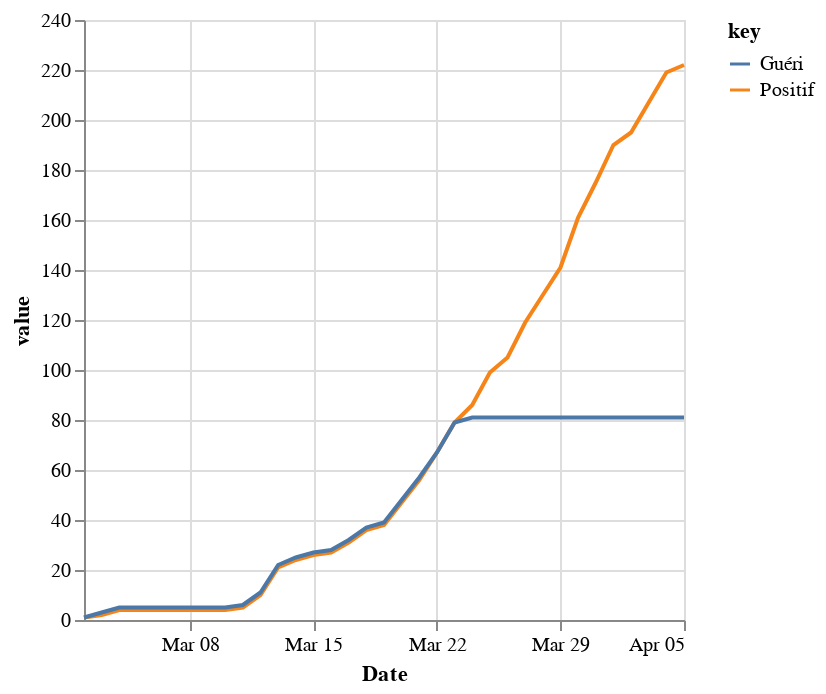

Write notebook code for a chart like this one.
### Markdown cell above
**Q6**: Combine both lines on the same Altair plot (you might need to use the transform_fold option

### Code cell
alt.Chart(df_cumulative_sums)\
    .mark_line()\
    .transform_fold(['Positif', 'Guéri'])\
    .encode(
        x='Date:T',
        y='value:Q',
        color='key:N'
    )

### Figure 1 — Vega-Lite specification as saved in the notebook (floating-point values rounded to 4 significant figures)
{"config": {"view": {"continuousWidth": 300, "continuousHeight": 300}}, "data": {"name": "data-01b94e54d5a7e15c3c8e817b5f2907e4"}, "mark": {"type": "line"}, "encoding": {"color": {"field": "key", "type": "nominal"}, "x": {"field": "Date", "type": "temporal"}, "y": {"field": "value", "type": "quantitative"}}, "transform": [{"fold": ["Positif", "Guéri"]}], "$schema": "https://vega.github.io/schema/vega-lite/v5.14.1.json", "datasets": {"data-01b94e54d5a7e15c3c8e817b5f2907e4": [{"Date": "2020-03-02T00:00:00", "Positif": 1, "Negatif": 0, "Décédé": 0.0, "Guéri": 1.0}, {"Date": "2020-03-03T00:00:00", "Positif": 2, "Negatif": 1, "Décédé": 0.0, "Guéri": 3.0}, {"Date": "2020-03-04T00:00:00", "Positif": 4, "Negatif": 1, "Décédé": 0.0, "Guéri": 5.0}, {"Date": "2020-03-06T00:00:00", "Positif": 4, "Negatif": 3, "Décédé": 0.0, "Guéri": 5.0}, {"Date": "2020-03-07T00:00:00", "Positif": 4, "Negatif": 5, "Décédé": 0.0, "Guéri": 5.0}, {"Date": "2020-03-08T00:00:00", "Positif": 4, "Negatif": 7, "Décédé": 0.0, "Guéri": 5.0}, {"Date": "2020-03-09T00:00:00", "Positif": 4, "Negatif": 13, "Décédé": 0.0, "Guéri": 5.0}, {"Date": "2020-03-10T00:00:00", "Positif": 4, "Negatif": 14, "Décédé": 0.0, "Guéri": 5.0}, {"Date": "2020-03-11T00:00:00", "Positif": 5, "Negatif": 21, "Décédé": 0.0, "Guéri": 6.0}, {"Date": "2020-03-12T00:00:00", "Positif": 10, "Negatif": 22, "Décédé": 0.0, "Guéri": 11.0}, {"Date": "2020-03-13T00:00:00", "Positif": 21, "Negatif": 22, "Décédé": 0.0, "Guéri": 22.0}, {"Date": "2020-03-14T00:00:00", "Positif": 24, "Negatif": 22, "Décédé": 0.0, "Guéri": 25.0}, {"Date": "2020-03-15T00:00:00", "Positif": 26, "Negatif": 22, "Décédé": 0.0, "Guéri": 27.0}, {"Date": "2020-03-16T00:00:00", "Positif": 27, "Negatif": 30, "Décédé": 0.0, "Guéri": 28.0}, {"Date": "2020-03-17T00:00:00", "Positif": 31, "Negatif": 70, "Décédé": 0.0, "Guéri": 32.0}, {"Date": "2020-03-18T00:00:00", "Positif": 36, "Negatif": 92, "Décédé": 0.0, "Guéri": 37.0}, {"Date": "2020-03-19T00:00:00", "Positif": 38, "Negatif": 112, "Décédé": 0.0, "Guéri": 39.0}, {"Date": "2020-03-20T00:00:00", "Positif": 47, "Negatif": 159, "Décédé": 0.0, "Guéri": 48.0}, {"Date": "2020-03-21T00:00:00", "Positif": 56, "Negatif": 181, "Décédé": 0.0, "Guéri": 57.0}, {"Date": "2020-03-22T00:00:00", "Positif": 67, "Negatif": 255, "Décédé": 1.0, "Guéri": 67.0}, {"Date": "2020-03-23T00:00:00", "Positif": 79, "Negatif": 304, "Décédé": 1.0, "Guéri": 79.0}, {"Date": "2020-03-24T00:00:00", "Positif": 86, "Negatif": 356, "Décédé": 1.0, "Guéri": 81.0}, {"Date": "2020-03-25T00:00:00", "Positif": 99, "Negatif": 485, "Décédé": 1.0, "Guéri": 81.0}, {"Date": "2020-03-26T00:00:00", "Positif": 105, "Negatif": 609, "Décédé": 1.0, "Guéri": 81.0}, {"Date": "2020-03-27T00:00:00", "Positif": 119, "Negatif": 739, "Décédé": 1.0, "Guéri": 81.0}, {"Date": "2020-03-28T00:00:00", "Positif": 130, "Negatif": 826, "Décédé": 1.0, "Guéri": 81.0}, {"Date": "2020-03-29T00:00:00", "Positif": 141, "Negatif": 966, "Décédé": 1.0, "Guéri": 81.0}, {"Date": "2020-03-30T00:00:00", "Positif": 161, "Negatif": 1033, "Décédé": 1.0, "Guéri": 81.0}, {"Date": "2020-03-31T00:00:00", "Positif": 175, "Negatif": 1117, "Décédé": 2.0, "Guéri": 81.0}, {"Date": "2020-04-01T00:00:00", "Positif": 190, "Negatif": 1297, "Décédé": 2.0, "Guéri": 81.0}, {"Date": "2020-04-02T00:00:00", "Positif": 195, "Negatif": 1379, "Décédé": 2.0, "Guéri": 81.0}, {"Date": "2020-04-03T00:00:00", "Positif": 207, "Negatif": 1520, "Décédé": 2.0, "Guéri": 81.0}, {"Date": "2020-04-04T00:00:00", "Positif": 219, "Negatif": 1685, "Décédé": 2.0, "Guéri": 81.0}, {"Date": "2020-04-05T00:00:00", "Positif": 222, "Negatif": 1774, "Décédé": 2.0, "Guéri": 81.0}]}}
